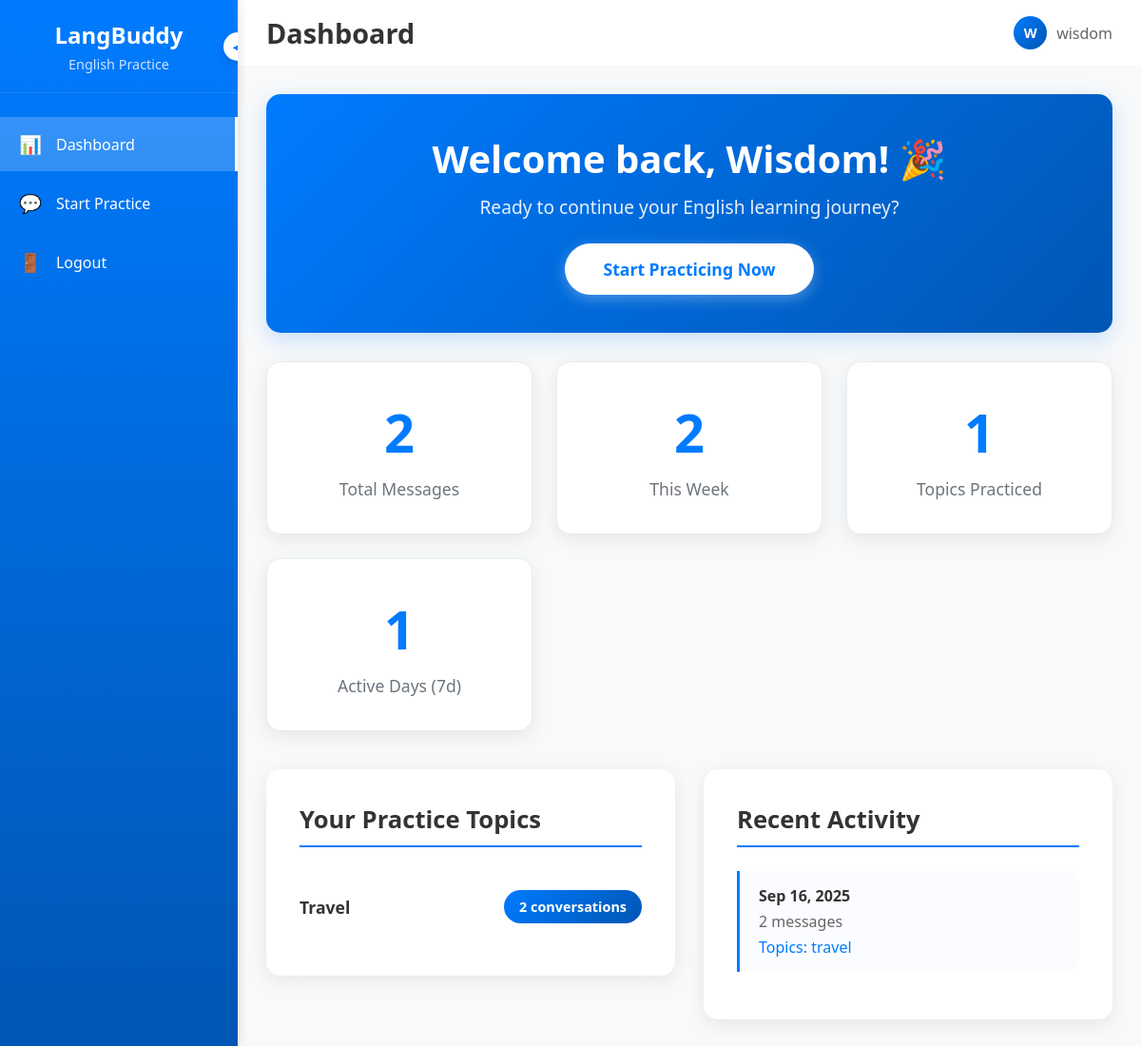
The app's page /dashboard/ (signed in) with its own data.
### chatbot/models.py (models this page shows, shortened)
class UserProgress(models.Model):
    user = models.OneToOneField(User, on_delete=models.CASCADE)
    total_messages = models.IntegerField(default=0)
    total_sessions = models.IntegerField(default=0)
    favorite_topic = models.CharField(max_length=20, null=True, blank=True)
    streak_days = models.IntegerField(default=0)
    last_activity = models.DateTimeField(auto_now=True)
    created_at = models.DateTimeField(auto_now_add=True)

class DailyActivity(models.Model):
    user = models.ForeignKey(User, on_delete=models.CASCADE)
    date = models.DateField(auto_now_add=True)
    messages_count = models.IntegerField(default=0)
    topics_practiced = models.JSONField(default=list)  # Store list of topics used today
    class Meta:
        constraints = [
            models.UniqueConstraint(fields=['user', 'date'], name='unique_user_date')
            ]

### chatbot/views.py (the view)
# urls.py: path('dashboard/', views.dashboard_view, name='dashboard'),
@login_required
def dashboard_view(request):
    try:
        progress, created = UserProgress.objects.get_or_create(user=request.user)
        seven_days_ago = date.today() - timedelta(days=7)
        recent_activity = DailyActivity.objects.filter(
            user=request.user,
            date__gte=seven_days_ago
        ).order_by('-date')
        topic_stats = Conversation.objects.filter(user=request.user).values('topics').annotate(
            count=Count('topics')
        ).order_by('-count')
        week_messages = sum(activity.messages_count for activity in recent_activity)
        context = {
            'progress': progress,
            'recent_activity': recent_activity,
            'topic_stats': topic_stats,
            'week_messages': week_messages,
        }
    except Exception as e:
        logger.error(f"Dashboard error for user {request.user.id}: {e}")
        messages.error(request, "Unable to load dashboard. Please try again.")
        return redirect('chat_view')
    return render(request, 'dashboard.html', context)

### chatbot/templates/dashboard.html (shortened to what this page needs)
{% load static %}
<!DOCTYPE html>
<html lang="en">
<head>
    <link rel="stylesheet" href="{% static 'assets/css/dashboard.css' %}">
</head>
<body>
    <div class="app-container">
        <nav class="sidebar" id="sidebar">
            <div class="sidebar-header">
                <button class="toggle-btn" onclick="toggleSidebar()">
                    <span id="toggle-icon">◀</span>
                </button>
                <h2 class="app-title">LangBuddy</h2>
                <p class="app-subtitle">English Practice</p>
            </div>
            <ul class="nav-menu">
                <li class="nav-item">
                    <a href="#" class="nav-link active">
                        <span class="nav-icon">📊</span>
                        <span class="nav-text">Dashboard</span>
                    </a>
                </li>
                <li class="nav-item">
                    <a href="{% url 'chat_view' %}" class="nav-link">
                        <span class="nav-icon">💬</span>
                        <span class="nav-text">Start Practice</span>
                    </a>
                </li>
                <li class="nav-item">
                    <a href="#" class="nav-link" onclick="document.getElementById('logout-form').submit(); return false;">
                        <span class="nav-icon">🚪</span>
                        <span class="nav-text">Logout</span>
                    </a>
                </li>
            </ul>
        </nav>
        <main class="main-content">
            <header class="top-header">
                <div style="display: flex; align-items: center; gap: 20px;">
                    <h1 class="page-title">Dashboard</h1>
                </div>
                <div class="user-info">
                    <div class="user-avatar">{{ user.username.0|upper }}</div>
                    <span>{{ user.username }}</span>
                </div>
            </header>
            <div class="dashboard-content">
                <div class="welcome-banner">
                    <h1>Welcome back, {{ user.username|title }}! 🎉</h1>
                    <p>Ready to continue your English learning journey?</p>
                    <a href="{% url 'chat_view' %}" class="start-btn">Start Practicing Now</a>
                </div>
                <div class="stats-grid">
                    <div class="stat-card">
                        <span class="stat-number">{{ progress.total_messages }}</span>
                        <div class="stat-label">Total Messages</div>
                    </div>
                    <div class="stat-card">
                        <span class="stat-number">{{ week_messages }}</span>
                        <div class="stat-label">This Week</div>
                    </div>
                    <div class="stat-card">
                        <span class="stat-number">{{ topic_stats|length }}</span>
                        <div class="stat-label">Topics Practiced</div>
                    </div>
                    <div class="stat-card">
                        <span class="stat-number">{{ recent_activity|length }}</span>
                        <div class="stat-label">Active Days (7d)</div>
                    </div>
                </div>
                <div class="content-grid">
                    {% if topic_stats %}
                    <div class="section-card">
                        <h3 class="section-title">Your Practice Topics</h3>
                        {% for stat in topic_stats %}
                            <div class="topic-item">
                                <span class="topic-name">{{ stat.topics }}</span>
                                <span class="topic-count">{{ stat.count }} conversation{{ stat.count|pluralize }}</span>
                            </div>
                        {% endfor %}
                    </div>
                    {% endif %}
                    <div class="section-card">
                        <h3 class="section-title">Recent Activity</h3>
                        {% if recent_activity %}
                            {% for activity in recent_activity %}
                                <div class="activity-item">
                                    <div class="activity-date">{{ activity.date|date:"M j, Y" }}</div>
                                    <div class="activity-details">{{ activity.messages_count }} message{{ activity.messages_count|pluralize }}</div>
                                    {% if activity.topics_practiced %}
                                        <div class="activity-topics">Topics: {{ activity.topics_practiced|join:", " }}</div>
                                    {% endif %}
                                </div>
                            {% endfor %}
                        {% else %}
                            <div class="empty-state">
                                <h4>Ready to Start?</h4>
                                <p>You haven't started practicing yet. Click "Start Practicing" to begin your English learning journey!</p>
                            </div>
                        {% endif %}
                    </div>
                </div>
            </div>
        </main>
    </div>

### records on screen
UserProgress: total_messages "2"
DailyActivity: date "Sep 16, 2025", messages_count "2", topics_practiced "travel"

### other values on screen
{{ user.username.0|upper }} "W"
{{ user.username }} "wisdom"
{{ user.username|title }} "Wisdom"
{{ week_messages }} "2"
{{ topic_stats|length }} "1"
{{ recent_activity|length }} "1"
{{ stat.topics }} "Travel"
{{ stat.count }} "2"
